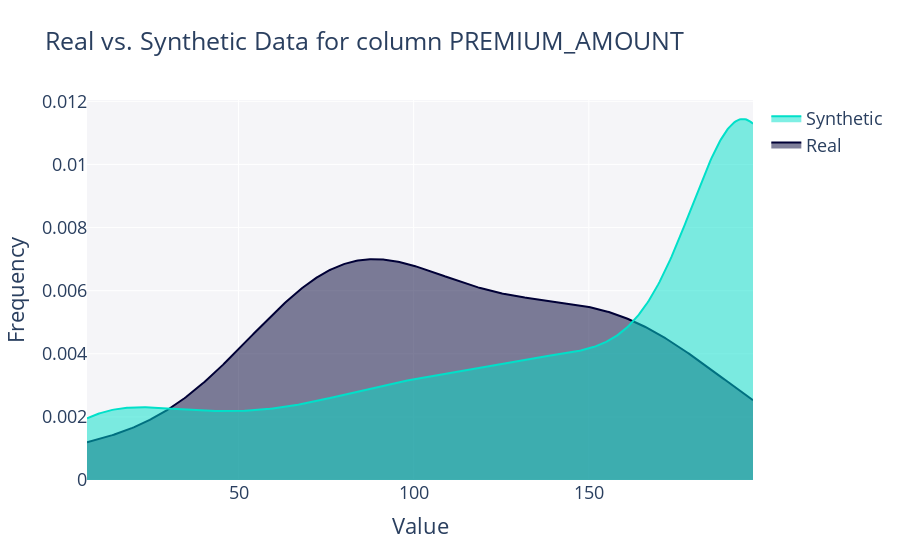

Here is the notebook cell this chart was saved with:
### Code cell
from sdv.evaluation.single_table import get_column_plot

fig = get_column_plot(
    real_data=df2,
    synthetic_data=synthetic1_data,
    metadata=metadata,
    column_name='PREMIUM_AMOUNT'
)
fig.show()

### Figure 1 — Plotly figure (JSON) as saved in the notebook; plotly's stock layout.template omitted (floating-point values rounded to 4 significant figures; data arrays with more than 128 entries replaced by an {"elided": "..."} marker saying what was removed)
{"data": [{"fill": "tozeroy", "hovertemplate": "<b>Real</b><br>Value: %{x}<br>Frequency: %{y}<extra></extra>", "legendgroup": "Real", "marker": {"color": "#000036"}, "mode": "lines", "name": "Real", "showlegend": true, "type": "scatter", "x": {"elided": "500 float values"}, "xaxis": "x", "y": {"elided": "500 float values"}, "yaxis": "y"}, {"fill": "tozeroy", "hovertemplate": "<b>Synthetic</b><br>Value: %{x}<br>Frequency: %{y}<extra></extra>", "legendgroup": "Synthetic", "marker": {"color": "#01E0C9"}, "mode": "lines", "name": "Synthetic", "showlegend": true, "type": "scatter", "x": {"elided": "500 float values"}, "xaxis": "x", "y": {"elided": "500 float values"}, "yaxis": "y"}], "layout": {"barmode": "overlay", "font": {"size": 18}, "hovermode": "closest", "legend": {"traceorder": "reversed"}, "plot_bgcolor": "#F5F5F8", "title": {"text": "Real vs. Synthetic Data for column PREMIUM_AMOUNT"}, "xaxis": {"anchor": "y2", "domain": [0, 1], "title": {"text": "Value"}, "zeroline": false}, "yaxis": {"anchor": "free", "domain": [0, 1], "position": 0, "title": {"text": "Frequency"}}}}
